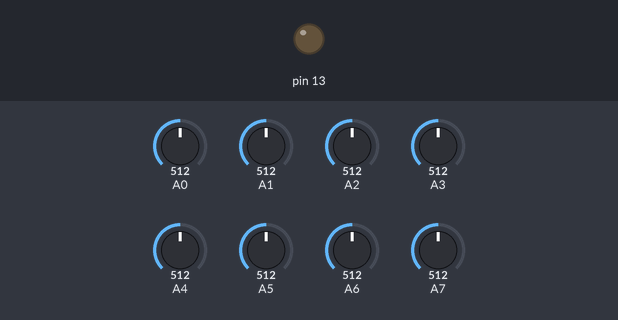
Bench run of a sketch on a simulated Arduino Uno, built with avr-gcc and run on an emulated ATmega328P. Shown: output pins drawn as LEDs (lit = HIGH). Inputs (shaded band) come from the test bench; at power-on: A0 = 512, A1 = 512, A2 = 512, A3 = 512, A4 = 512, A5 = 512, A6 = 512, A7 = 512. What the sketch prints to the serial monitor is not drawn.

Above: at 0.1 s.
At 0.6 s:
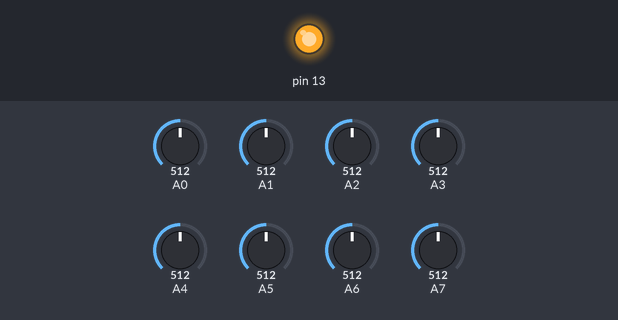
Timing chart, 0 to 12.0 s (numbered marks = the images above):
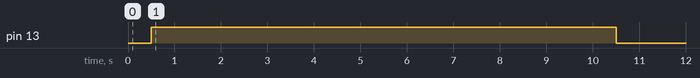

The sketch:

sketch_dec15c.ino
```cpp
#include <QTRSensors.h>

#define NUM_SENSORS             8  // number of sensors used
#define NUM_SAMPLES_PER_SENSOR  4  // average 4 analog samples per sensor reading
#define EMITTER_PIN             2  // emitter is controlled by digital pin 2

// sensors 0 through 7 are connected to analog inputs 0 through 5, respectively
QTRSensorsAnalog qtra((unsigned char[]) {0, 1, 2, 3, 4, 5, 6, 7},
  NUM_SENSORS, NUM_SAMPLES_PER_SENSOR, EMITTER_PIN);
unsigned int sensorValues[NUM_SENSORS];

void setup()
{
  // initialize serial communication
  Serial.begin(9600);
  delay(500);
  int i;
  pinMode(13, OUTPUT);
  digitalWrite(13, HIGH);    // turn on LED to indicate we are in calibration mode
  for (i = 0; i < 400; i++)  // make the calibration take about 10 seconds
  {
    qtra.calibrate();       // reads all sensors 10 times at 2.5 ms per six sensors (i.e. ~25 ms per call)
  }
  digitalWrite(13, LOW);     // turn off LED to indicate we are through with calibration

  // print the calibration MINimum values measured when emitters were on
  for (i = 0; i < NUM_SENSORS; i++)
  {
    Serial.print(qtra.calibratedMinimumOn[i]);
    Serial.print(' ');
  }
  Serial.println();

  // print the calibration MAXimum values measured when emitters were on
  for (i = 0; i < NUM_SENSORS; i++)
  {
    Serial.print(qtra.calibratedMaximumOn[i]);
    Serial.print(' ');
  }
  Serial.println();
  Serial.println();
  delay(1000);
}

void loop()
{
  // read calibrated sensor values and obtain a measure of the line position
  // from 0 to 7000.
  unsigned int position = qtra.readLine(sensorValues);

  // print the sensor values as numbers from 0 to 9, where 0 means maximum reflectance and
  // 9 means minimum reflectance, followed by the line position
  unsigned char i;
  for (i = 0; i < NUM_SENSORS; i++)
  {
    Serial.print(sensorValues[i] * 10 / 1001);
    Serial.print(' ');
  }
  Serial.print("    ");
  Serial.println(position);

  delay(250); // Might consider removing this delay for actual competition
}
```
